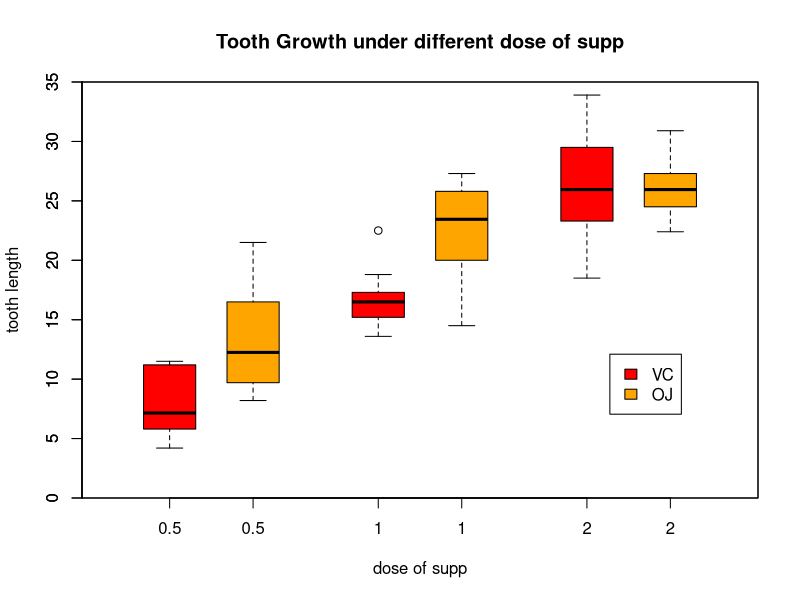

Source code (R):
## ---- chunk 1
data(ToothGrowth)
str(ToothGrowth)
table(ToothGrowth$supp); table(ToothGrowth$dose)
## ---- chunk 2
with(ToothGrowth, {
    boxplot(len ~ dose, boxwex = 0.25, at = 1:3 - 0.2,
        subset = supp == "VC", col = "red",
        main = "Tooth Growth under different dose of supp",
        xlab = "dose of supp", ylab = "tooth length",
        xlim = c(0.5, 3.5), ylim = c(0, 35), yaxs = "i")
    boxplot(len ~ dose, add = TRUE, boxwex = 0.25, at = 1:3 + 0.2,
        subset = supp == "OJ", col = "orange")
    legend(2.91, 12.1, c("VC", "OJ"), fill = c("red", "orange"))
})
## ---- chunk 3
g_vc <- ToothGrowth$len[ToothGrowth$supp == "VC"]
g_oj <- ToothGrowth$len[ToothGrowth$supp == "OJ"]
n_vc <- length(g_vc); n_oj <- length(g_oj)
m_vc <- round(mean(g_vc), 2); m_oj <- round(mean(g_oj), 2)
s_vc <- round(sd(g_vc) / sqrt(n_vc), 2); s_oj <- round(sd(g_oj) / sqrt(n_oj), 2)

sum_supp <- data.frame(rbind(c("VC", n_vc, m_vc, s_vc), c("OJ", n_oj, m_oj, s_oj)))
names(sum_supp) <- c("supp", "count", "mean", "sd")
sum_supp
## ---- chunk 4
t.test(g_oj, g_vc, paired=FALSE, var.equal=TRUE)$conf
t.test(g_oj, g_vc, paired=FALSE, var.equal=TRUE, conf.level = 0.9)$conf
## ---- chunk 5
g_dose1 <- ToothGrowth$len[ToothGrowth$dose == 0.5]
g_dose2 <- ToothGrowth$len[ToothGrowth$dose == 1]
g_dose3 <- ToothGrowth$len[ToothGrowth$dose == 2]
n_dose1 <- length(g_dose1); n_dose2 <- length(g_dose2); n_dose3 <- length(g_dose3)
m_dose1 <- round(mean(g_dose1), 2)
m_dose2 <- round(mean(g_dose2), 2)
m_dose3 <- round(mean(g_dose3), 2)
s_dose1 <- round(sd(g_dose1) / sqrt(n_dose1), 2)
s_dose2 <- round(sd(g_dose2) / sqrt(n_dose2), 2)
s_dose3 <- round(sd(g_dose3) / sqrt(n_dose3), 2)

sum_dose <- data.frame(rbind(c(0.5, n_dose1, m_dose1, s_dose1), c(1, n_dose2, m_dose2, s_dose2), c(2, n_dose3, m_dose3, s_dose3)))
names(sum_dose) <- c("dose", "count", "mean", "sd")
sum_dose
## ---- chunk 6
ht_d1 <- t.test(g_dose2, g_dose1, paired=FALSE, var.equal=TRUE, alternative="greater")
al_d1 <- ht_d1$alternative; pv_d1 <- ht_d1$p.value
ht_d2 <- t.test(g_dose3, g_dose2, paired=FALSE, var.equal=TRUE, alternative="greater")
al_d2 <- ht_d2$alternative; pv_d2 <- ht_d2$p.value
## ---- chunk 7
data(ToothGrowth)
str(ToothGrowth)
table(ToothGrowth$supp); table(ToothGrowth$dose)

#with(ToothGrowth, {
#    boxplot(len ~ dose, boxwex = 0.25, at = 1:3 - 0.2,
#        subset = supp == "VC", col = "red",
#        main = "Tooth Growth under different dose of supp",
#        xlab = "dose of supp", ylab = "tooth length",
#        xlim = c(0.5, 3.5), ylim = c(0, 35), yaxs = "i")
#    boxplot(len ~ dose, add = TRUE, boxwex = 0.25, at = 1:3 + 0.2,
#        subset = supp == "OJ", col = "orange")
#    legend(2.91, 12.1, c("VC", "OJ"), fill = c("red", "orange"))
#})

g_vc <- ToothGrowth$len[ToothGrowth$supp == "VC"]
g_oj <- ToothGrowth$len[ToothGrowth$supp == "OJ"]
n_vc <- length(g_vc); n_oj <- length(g_oj)
m_vc <- round(mean(g_vc), 2); m_oj <- round(mean(g_oj), 2)
s_vc <- round(sd(g_vc) / sqrt(n_vc), 2); s_oj <- round(sd(g_oj) / sqrt(n_oj), 2)

sum_supp <- data.frame(rbind(c("VC", n_vc, m_vc, s_vc), c("OJ", n_oj, m_oj, s_oj)))
names(sum_supp) <- c("supp", "count", "mean", "sd")
#sum_supp

t.test(g_oj, g_vc, paired=FALSE, var.equal=TRUE)$conf
t.test(g_oj, g_vc, paired=FALSE, var.equal=TRUE, conf.level = 0.9)$conf

g_dose1 <- ToothGrowth$len[ToothGrowth$dose == 0.5]
g_dose2 <- ToothGrowth$len[ToothGrowth$dose == 1]
g_dose3 <- ToothGrowth$len[ToothGrowth$dose == 2]
n_dose1 <- length(g_dose1); n_dose2 <- length(g_dose2); n_dose3 <- length(g_dose3)
m_dose1 <- round(mean(g_dose1), 2)
m_dose2 <- round(mean(g_dose2), 2)
m_dose3 <- round(mean(g_dose3), 2)
s_dose1 <- round(sd(g_dose1) / sqrt(n_dose1), 2)
s_dose2 <- round(sd(g_dose2) / sqrt(n_dose2), 2)
s_dose3 <- round(sd(g_dose3) / sqrt(n_dose3), 2)

sum_dose <- data.frame(rbind(c(0.5, n_dose1, m_dose1, s_dose1), c(1, n_dose2, m_dose2, s_dose2), c(2, n_dose3, m_dose3, s_dose3)))
names(sum_dose) <- c("dose", "count", "mean", "sd")
#sum_dose

ht_d1 <- t.test(g_dose2, g_dose1, paired=FALSE, var.equal=TRUE, alternative="greater")
al_d1 <- ht_d1$alternative; pv_d1 <- ht_d1$p.value
ht_d2 <- t.test(g_dose3, g_dose2, paired=FALSE, var.equal=TRUE, alternative="greater")
al_d2 <- ht_d2$alternative; pv_d2 <- ht_d2$p.value
#ht_d1; ht_d2
